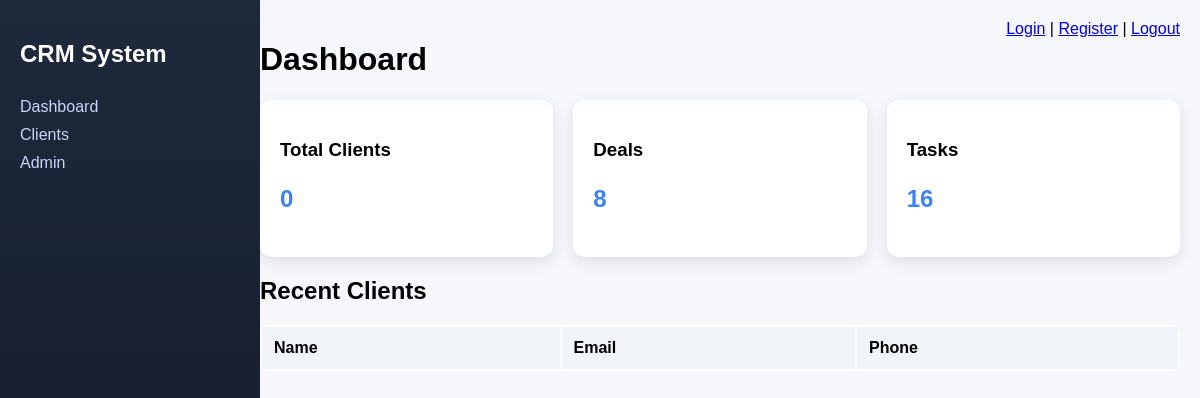
The app's page /, older data.
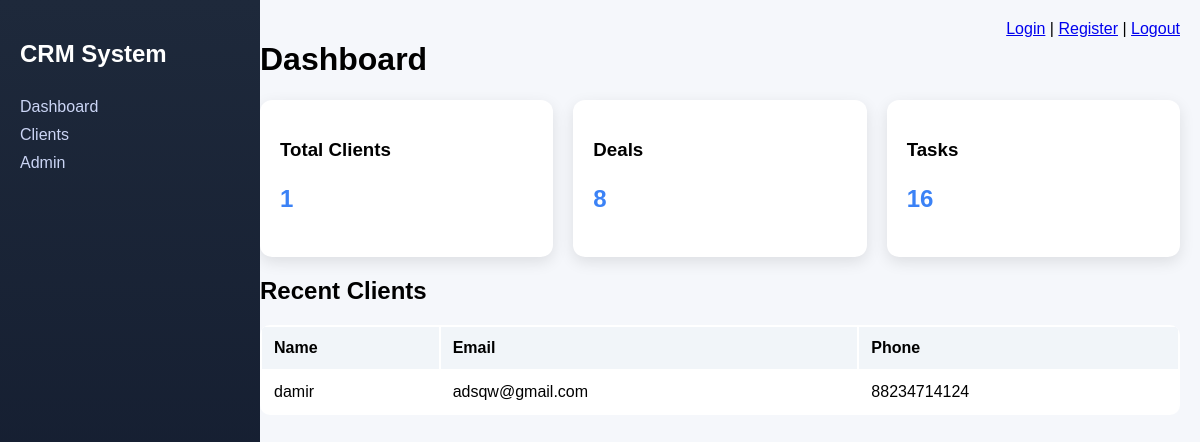
The same page, newer data.
### clients/models.py (models this page shows, shortened)
class Client(models.Model):
    name = models.CharField(max_length=255)
    email = models.EmailField()
    phone = models.CharField(max_length=20)
    company = models.CharField(max_length=255, blank=True)
    created_by = models.ForeignKey(settings.AUTH_USER_MODEL, on_delete=models.CASCADE)
    created_at = models.DateTimeField(auto_now_add=True)
    email = models.EmailField(validators=[EmailValidator()])
    name = models.CharField(max_length=100)
    phone = models.CharField(max_length=20)

### crm_project/views.py (the view)
# urls.py: path('', home),
def home(request):
    total_clients = Client.objects.count()
    total_deals = Deal.objects.count()
    total_tasks = Task.objects.count()
    clients = Client.objects.all().order_by('-created_at')[:5]
    context = {
        'total_clients': total_clients,
        'total_deals': total_deals,
        'total_tasks': total_tasks,
        'clients': clients,
    }
    return render(request, 'home.html', context)

### templates/home.html (shortened to what this page needs)
<!DOCTYPE html>
<html>
<head>
</head>
<body>
<div class="sidebar">
    <h2>CRM System</h2>
    <a href="#">Dashboard</a>
    <a href="/clients/">Clients</a>
    <a href="/admin/">Admin</a>
</div>
<div class="main">
    <h1>Dashboard</h1>
    <div class="cards">
        <div class="card">
            <h3>Total Clients</h3>
            <p>{{ total_clients }}</p>
        </div>
        <div class="card">
            <h3>Deals</h3>
            <p>8</p>
        </div>
        <div class="card">
            <h3>Tasks</h3>
            <p>16</p>
        </div>
    </div>
    <h2>Recent Clients</h2>
    <table>
    <tr>
        <th>Name</th>
        <th>Email</th>
        <th>Phone</th>
    </tr>
    {% for client in clients %}
    <tr>
        <td>{{ client.name }}</td>
        <td>{{ client.email }}</td>
        <td>{{ client.phone }}</td>
    </tr>
    {% endfor %}
</table>
</div>
<div style="position:absolute; top:20px; right:20px;">
    <a href="/login/">Login</a> |
    <a href="/register/">Register</a> |
    <a href="/logout/">Logout</a>
</div>
</body>
</html>

### templates/home.html (style rules this page uses)
body { margin: 0; font-family: Arial; background: #f5f7fb; animation: fadeIn 0.8s ease-in; }
.sidebar { width: 220px; height: 100vh; background: linear-gradient(180deg, #1e293b, #0f172a); color: white; position: fixed; padding: 20px; animation: slideIn 0.5s ease; }
.sidebar h2 { margin-bottom: 30px; }
.sidebar a { display: block; color: #cbd5f5; margin: 10px 0; text-decoration: none; transition: 0.3s; }
.main { margin-left: 240px; padding: 20px; }
.cards { display: flex; gap: 20px; }
.card { background: white; padding: 20px; border-radius: 12px; flex: 1; box-shadow: 0 5px 15px rgba(0,0,0,0.1); transition: 0.3s; animation: popUp 0.6s ease; }
table { width: 100%; margin-top: 20px; background: white; border-radius: 10px; overflow: hidden; animation: fadeIn 1s ease; }
th, td { padding: 12px; text-align: left; }
th { background: #f1f5f9; }
.card p { font-size: 24px; font-weight: bold; color: #3b82f6; }
h1 { animation: fadeIn 1s ease; }

Row changes from the older to the newer data that the page shows:
added Client: name "damir", email "adsqw@gmail.com", phone "88234714124"
Text that changed along with them:
{{ total_clients }}: "0" → "1"
